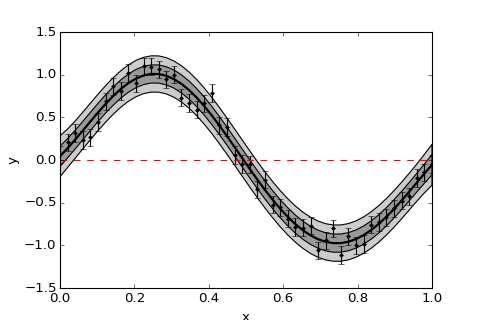

Generate this figure with Python:
import GeePea
import numpy as np
import pylab

x = np.linspace(0,1,50)
y = np.sin(2*np.pi*x) + np.random.normal(0,0.1,x.size)

p = [1,1,0.1]

gp = GeePea.GP(x,y,p)

gp.optimise()

pylab.figure(1,(6,4))

gp.plot()

pylab.xlabel('x')
pylab.ylabel('y')
